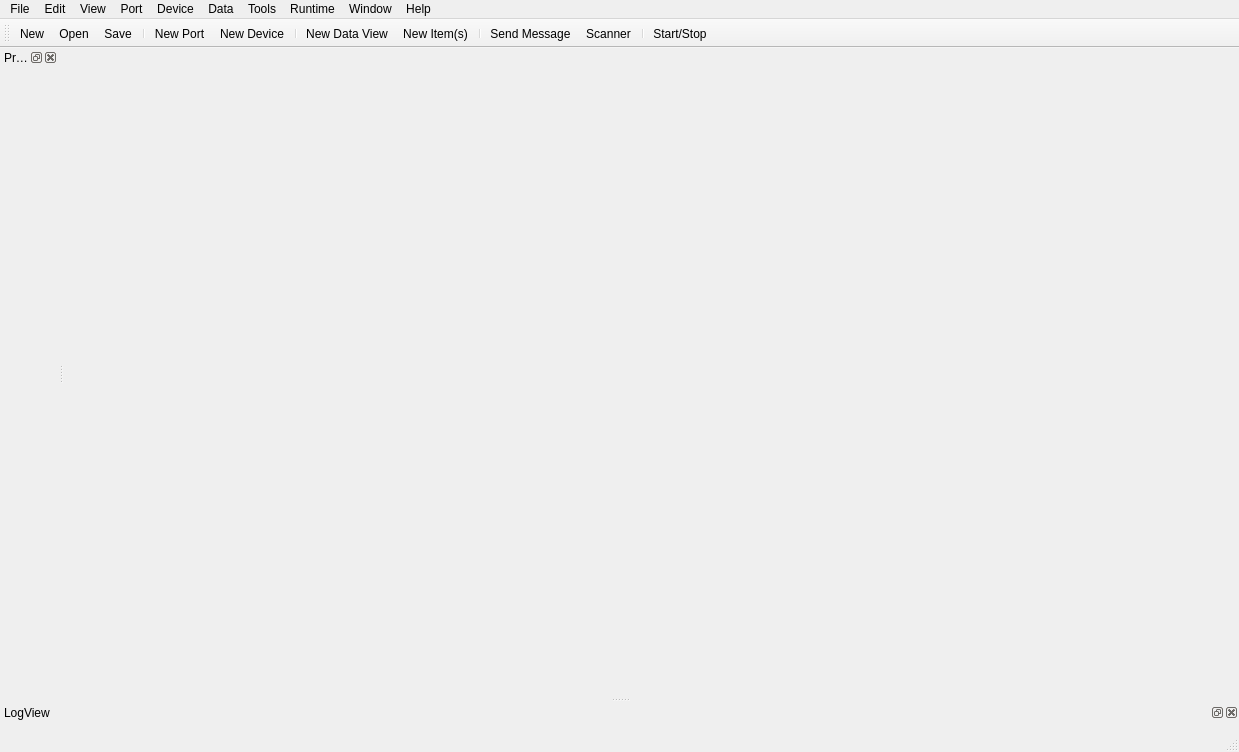
<?xml version="1.0" encoding="UTF-8"?>
<ui version="4.0">
 <class>mbClientUi</class>
 <widget class="QMainWindow" name="mbClientUi">
  <property name="geometry">
   <rect>
    <x>0</x>
    <y>0</y>
    <width>1239</width>
    <height>752</height>
   </rect>
  </property>
  <property name="windowTitle">
   <string>Client</string>
  </property>
  <property name="windowIcon">
   <iconset resource="client_rsc.qrc">
    <normaloff>:/client/icons/client.ico</normaloff>:/client/icons/client.ico</iconset>
  </property>
  <property name="dockNestingEnabled">
   <bool>false</bool>
  </property>
  <property name="dockOptions">
   <set>QMainWindow::AllowTabbedDocks|QMainWindow::AnimatedDocks</set>
  </property>
  <widget class="QWidget" name="centralwidget">
   <layout class="QVBoxLayout" name="verticalLayout">
    <property name="spacing">
     <number>5</number>
    </property>
    <property name="leftMargin">
     <number>4</number>
    </property>
    <property name="topMargin">
     <number>4</number>
    </property>
    <property name="rightMargin">
     <number>4</number>
    </property>
    <property name="bottomMargin">
     <number>4</number>
    </property>
   </layout>
  </widget>
  <widget class="QMenuBar" name="menubar">
   <property name="geometry">
    <rect>
     <x>0</x>
     <y>0</y>
     <width>1239</width>
     <height>21</height>
    </rect>
   </property>
   <widget class="QMenu" name="menuFile">
    <property name="title">
     <string>File</string>
    </property>
    <addaction name="actionFileNew"/>
    <addaction name="separator"/>
    <addaction name="actionFileOpen"/>
    <addaction name="actionFileRecent"/>
    <addaction name="actionFileClose"/>
    <addaction name="actionFileSave"/>
    <addaction name="actionFileSaveAs"/>
    <addaction name="actionFileEdit"/>
    <addaction name="actionFileInfo"/>
    <addaction name="separator"/>
    <addaction name="actionFileQuit"/>
   </widget>
   <widget class="QMenu" name="menuView">
    <property name="title">
     <string>View</string>
    </property>
    <addaction name="actionViewProject"/>
    <addaction name="actionViewLogView"/>
    <addaction name="actionViewOutput"/>
   </widget>
   <widget class="QMenu" name="menuDevice">
    <property name="title">
     <string>Device</string>
    </property>
    <addaction name="actionDeviceNew"/>
    <addaction name="actionDeviceEdit"/>
    <addaction name="actionDeviceDelete"/>
    <addaction name="separator"/>
    <addaction name="actionDeviceImport"/>
    <addaction name="actionDeviceExport"/>
   </widget>
   <widget class="QMenu" name="menuDataView">
    <property name="title">
     <string>Data</string>
    </property>
    <addaction name="actionDataViewItemNew"/>
    <addaction name="actionDataViewItemEdit"/>
    <addaction name="actionDataViewItemInsert"/>
    <addaction name="actionDataViewItemDelete"/>
    <addaction name="separator"/>
    <addaction name="actionDataViewImportItems"/>
    <addaction name="actionDataViewExportItems"/>
    <addaction name="separator"/>
    <addaction name="actionDataViewNew"/>
    <addaction name="actionDataViewEdit"/>
    <addaction name="actionDataViewInsert"/>
    <addaction name="actionDataViewDelete"/>
    <addaction name="separator"/>
    <addaction name="actionDataViewImport"/>
    <addaction name="actionDataViewExport"/>
   </widget>
   <widget class="QMenu" name="menuHelp">
    <property name="title">
     <string>Help</string>
    </property>
    <addaction name="actionHelpAbout"/>
    <addaction name="actionHelpAboutQt"/>
    <addaction name="separator"/>
    <addaction name="actionHelpContents"/>
   </widget>
   <widget class="QMenu" name="menuRuntime">
    <property name="title">
     <string>Runtime</string>
    </property>
    <addaction name="actionRuntimeStartStop"/>
   </widget>
   <widget class="QMenu" name="menuEdit">
    <property name="title">
     <string>Edit</string>
    </property>
    <addaction name="actionEditCut"/>
    <addaction name="actionEditCopy"/>
    <addaction name="actionEditPaste"/>
    <addaction name="actionEditInsert"/>
    <addaction name="actionEditEdit"/>
    <addaction name="actionEditDelete"/>
    <addaction name="separator"/>
    <addaction name="actionEditSelectAll"/>
   </widget>
   <widget class="QMenu" name="menuPort">
    <property name="title">
     <string>Port</string>
    </property>
    <addaction name="actionPortNew"/>
    <addaction name="actionPortEdit"/>
    <addaction name="actionPortDelete"/>
    <addaction name="separator"/>
    <addaction name="actionPortNewDevice"/>
    <addaction name="actionPortClearAllDevices"/>
    <addaction name="separator"/>
    <addaction name="actionPortImport"/>
    <addaction name="actionPortExport"/>
   </widget>
   <widget class="QMenu" name="menuWindow">
    <property name="title">
     <string>Window</string>
    </property>
    <addaction name="actionWindowShowAll"/>
    <addaction name="actionWindowShowActive"/>
    <addaction name="actionWindowCloseAll"/>
    <addaction name="actionWindowCloseActive"/>
    <addaction name="separator"/>
    <addaction name="actionWindowCascade"/>
    <addaction name="actionWindowTile"/>
   </widget>
   <widget class="QMenu" name="menuTools">
    <property name="title">
     <string>Tools</string>
    </property>
    <addaction name="actionToolsSettings"/>
    <addaction name="actionToolsSendMessage"/>
    <addaction name="actionToolsScanner"/>
   </widget>
   <addaction name="menuFile"/>
   <addaction name="menuEdit"/>
   <addaction name="menuView"/>
   <addaction name="menuPort"/>
   <addaction name="menuDevice"/>
   <addaction name="menuDataView"/>
   <addaction name="menuTools"/>
   <addaction name="menuRuntime"/>
   <addaction name="menuWindow"/>
   <addaction name="menuHelp"/>
  </widget>
  <widget class="QStatusBar" name="statusbar"/>
  <widget class="QDockWidget" name="dockLogView">
   <property name="windowTitle">
    <string>LogView</string>
   </property>
   <attribute name="dockWidgetArea">
    <number>8</number>
   </attribute>
   <widget class="QWidget" name="wgtLogView">
    <layout class="QVBoxLayout" name="verticalLayout_3">
     <property name="spacing">
      <number>5</number>
     </property>
     <property name="leftMargin">
      <number>4</number>
     </property>
     <property name="topMargin">
      <number>4</number>
     </property>
     <property name="rightMargin">
      <number>4</number>
     </property>
     <property name="bottomMargin">
      <number>4</number>
     </property>
    </layout>
   </widget>
  </widget>
  <widget class="QDockWidget" name="dockProject">
   <property name="windowTitle">
    <string>Project</string>
   </property>
   <attribute name="dockWidgetArea">
    <number>1</number>
   </attribute>
   <widget class="QWidget" name="dockProjectContents">
    <layout class="QVBoxLayout" name="verticalLayout_2">
     <property name="spacing">
      <number>5</number>
     </property>
     <property name="leftMargin">
      <number>4</number>
     </property>
     <property name="topMargin">
      <number>4</number>
     </property>
     <property name="rightMargin">
      <number>4</number>
     </property>
     <property name="bottomMargin">
      <number>4</number>
     </property>
    </layout>
   </widget>
  </widget>
  <widget class="QToolBar" name="toolBar">
   <property name="windowTitle">
    <string>toolBar</string>
   </property>
   <attribute name="toolBarArea">
    <enum>TopToolBarArea</enum>
   </attribute>
   <attribute name="toolBarBreak">
    <bool>false</bool>
   </attribute>
   <addaction name="actionFileNew"/>
   <addaction name="actionFileOpen"/>
   <addaction name="actionFileSave"/>
   <addaction name="separator"/>
   <addaction name="actionPortNew"/>
   <addaction name="actionDeviceNew"/>
   <addaction name="separator"/>
   <addaction name="actionDataViewNew"/>
   <addaction name="actionDataViewItemNew"/>
   <addaction name="separator"/>
   <addaction name="actionToolsSendMessage"/>
   <addaction name="actionToolsScanner"/>
   <addaction name="separator"/>
   <addaction name="actionRuntimeStartStop"/>
  </widget>
  <action name="actionFileNew">
   <property name="icon">
    <iconset resource="../../core/gui/core_rsc.qrc">
     <normaloff>:/core/icons/filenew.png</normaloff>:/core/icons/filenew.png</iconset>
   </property>
   <property name="text">
    <string>New...</string>
   </property>
  </action>
  <action name="actionFileOpen">
   <property name="icon">
    <iconset resource="../../core/gui/core_rsc.qrc">
     <normaloff>:/core/icons/fileopen.png</normaloff>:/core/icons/fileopen.png</iconset>
   </property>
   <property name="text">
    <string>Open...</string>
   </property>
  </action>
  <action name="actionHelpContents">
   <property name="text">
    <string>Contents</string>
   </property>
  </action>
  <action name="actionFileSave">
   <property name="icon">
    <iconset resource="../../core/gui/core_rsc.qrc">
     <normaloff>:/core/icons/filesave.png</normaloff>:/core/icons/filesave.png</iconset>
   </property>
   <property name="text">
    <string>Save</string>
   </property>
  </action>
  <action name="actionFileSaveAs">
   <property name="icon">
    <iconset resource="../../core/gui/core_rsc.qrc">
     <normaloff>:/core/icons/filesaveall.png</normaloff>:/core/icons/filesaveall.png</iconset>
   </property>
   <property name="text">
    <string>Save As...</string>
   </property>
  </action>
  <action name="actionViewProject">
   <property name="text">
    <string>Project</string>
   </property>
  </action>
  <action name="actionViewLogView">
   <property name="text">
    <string>LogView</string>
   </property>
  </action>
  <action name="actionRuntimeStartStop">
   <property name="icon">
    <iconset resource="../../core/gui/core_rsc.qrc">
     <normaloff>:/core/icons/play.png</normaloff>:/core/icons/play.png</iconset>
   </property>
   <property name="text">
    <string>Start/Stop</string>
   </property>
  </action>
  <action name="actionDataViewInsert">
   <property name="text">
    <string>Insert Data View</string>
   </property>
  </action>
  <action name="actionDataViewNew">
   <property name="icon">
    <iconset resource="../../core/gui/core_rsc.qrc">
     <normaloff>:/core/icons/dataview.png</normaloff>:/core/icons/dataview.png</iconset>
   </property>
   <property name="text">
    <string>New Data View...</string>
   </property>
  </action>
  <action name="actionDataViewDelete">
   <property name="text">
    <string>Delete Data View</string>
   </property>
  </action>
  <action name="actionDeviceNew">
   <property name="icon">
    <iconset resource="../../core/gui/core_rsc.qrc">
     <normaloff>:/core/icons/device.png</normaloff>:/core/icons/device.png</iconset>
   </property>
   <property name="text">
    <string>New Device...</string>
   </property>
  </action>
  <action name="actionDeviceDelete">
   <property name="text">
    <string>Delete Device</string>
   </property>
  </action>
  <action name="actionDeviceEdit">
   <property name="text">
    <string>Edit Device...</string>
   </property>
  </action>
  <action name="actionFileEdit">
   <property name="icon">
    <iconset resource="../../core/gui/core_rsc.qrc">
     <normaloff>:/core/icons/edit.png</normaloff>:/core/icons/edit.png</iconset>
   </property>
   <property name="text">
    <string>Edit...</string>
   </property>
  </action>
  <action name="actionFileQuit">
   <property name="icon">
    <iconset resource="../../core/gui/core_rsc.qrc">
     <normaloff>:/core/icons/quit.png</normaloff>:/core/icons/quit.png</iconset>
   </property>
   <property name="text">
    <string>Quit</string>
   </property>
  </action>
  <action name="actionHelpAbout">
   <property name="text">
    <string>About</string>
   </property>
  </action>
  <action name="actionHelpAboutQt">
   <property name="text">
    <string>About Qt</string>
   </property>
  </action>
  <action name="actionEditInsert">
   <property name="text">
    <string>Insert</string>
   </property>
  </action>
  <action name="actionEditDelete">
   <property name="text">
    <string>Delete</string>
   </property>
  </action>
  <action name="actionEditCut">
   <property name="text">
    <string>Cut</string>
   </property>
  </action>
  <action name="actionEditCopy">
   <property name="text">
    <string>Copy</string>
   </property>
  </action>
  <action name="actionEditPaste">
   <property name="text">
    <string>Paste</string>
   </property>
  </action>
  <action name="actionEditSelectAll">
   <property name="text">
    <string>Select All</string>
   </property>
  </action>
  <action name="actionPortNew">
   <property name="icon">
    <iconset resource="../../core/gui/core_rsc.qrc">
     <normaloff>:/core/icons/port.png</normaloff>:/core/icons/port.png</iconset>
   </property>
   <property name="text">
    <string>New Port...</string>
   </property>
  </action>
  <action name="actionPortEdit">
   <property name="text">
    <string>Edit Port...</string>
   </property>
  </action>
  <action name="actionDataViewImport">
   <property name="text">
    <string>Import Data View...</string>
   </property>
  </action>
  <action name="actionDataViewExport">
   <property name="text">
    <string>Export Data View...</string>
   </property>
  </action>
  <action name="actionDataViewEdit">
   <property name="text">
    <string>Edit Data View...</string>
   </property>
  </action>
  <action name="actionToolsSettings">
   <property name="text">
    <string>Settings...</string>
   </property>
  </action>
  <action name="actionPortDelete">
   <property name="text">
    <string>Delete Port</string>
   </property>
  </action>
  <action name="actionToolsSendMessage">
   <property name="icon">
    <iconset resource="client_rsc.qrc">
     <normaloff>:/client/icons/sendmessage.png</normaloff>:/client/icons/sendmessage.png</iconset>
   </property>
   <property name="text">
    <string>Send Message ...</string>
   </property>
  </action>
  <action name="actionDataViewItemNew">
   <property name="icon">
    <iconset resource="../../core/gui/core_rsc.qrc">
     <normaloff>:/core/icons/dataviewitem.png</normaloff>:/core/icons/dataviewitem.png</iconset>
   </property>
   <property name="text">
    <string>New Item(s)...</string>
   </property>
  </action>
  <action name="actionDataViewItemEdit">
   <property name="text">
    <string>Edit Item(s)...</string>
   </property>
  </action>
  <action name="actionDataViewItemInsert">
   <property name="text">
    <string>Insert Item</string>
   </property>
  </action>
  <action name="actionDataViewItemDelete">
   <property name="text">
    <string>Delete Item(s)</string>
   </property>
  </action>
  <action name="actionWindowShowAll">
   <property name="text">
    <string>Show All</string>
   </property>
  </action>
  <action name="actionWindowShowActive">
   <property name="text">
    <string>Show Active</string>
   </property>
  </action>
  <action name="actionWindowCloseAll">
   <property name="text">
    <string>Close All</string>
   </property>
  </action>
  <action name="actionWindowCloseActive">
   <property name="text">
    <string>Close Active</string>
   </property>
  </action>
  <action name="actionWindowCascade">
   <property name="text">
    <string>Cascade</string>
   </property>
  </action>
  <action name="actionWindowTile">
   <property name="text">
    <string>Tile</string>
   </property>
  </action>
  <action name="actionPortNewDevice">
   <property name="text">
    <string>New Device...</string>
   </property>
  </action>
  <action name="actionPortClearAllDevices">
   <property name="text">
    <string>Clear All Devices</string>
   </property>
  </action>
  <action name="actionPortImport">
   <property name="text">
    <string>Import Port...</string>
   </property>
  </action>
  <action name="actionPortExport">
   <property name="text">
    <string>Export Port...</string>
   </property>
  </action>
  <action name="actionDeviceImport">
   <property name="text">
    <string>Import Device...</string>
   </property>
  </action>
  <action name="actionDeviceExport">
   <property name="text">
    <string>Export Device...</string>
   </property>
  </action>
  <action name="actionDataViewImportItems">
   <property name="text">
    <string>Import Items...</string>
   </property>
  </action>
  <action name="actionDataViewExportItems">
   <property name="text">
    <string>Export Items...</string>
   </property>
  </action>
  <action name="actionToolsScanner">
   <property name="icon">
    <iconset resource="client_rsc.qrc">
     <normaloff>:/client/icons/scanner.png</normaloff>:/client/icons/scanner.png</iconset>
   </property>
   <property name="text">
    <string>Scanner...</string>
   </property>
  </action>
  <action name="actionEditEdit">
   <property name="text">
    <string>Edit</string>
   </property>
  </action>
  <action name="actionFileInfo">
   <property name="text">
    <string>Info...</string>
   </property>
  </action>
  <action name="actionFileRecent">
   <property name="text">
    <string>Recent</string>
   </property>
  </action>
  <action name="actionFileClose">
   <property name="text">
    <string>Close</string>
   </property>
  </action>
  <action name="actionViewOutput">
   <property name="text">
    <string>Output</string>
   </property>
  </action>
 </widget>
 <resources>
  <include location="client_rsc.qrc"/>
  <include location="../../core/gui/core_rsc.qrc"/>
 </resources>
 <connections/>
</ui>
